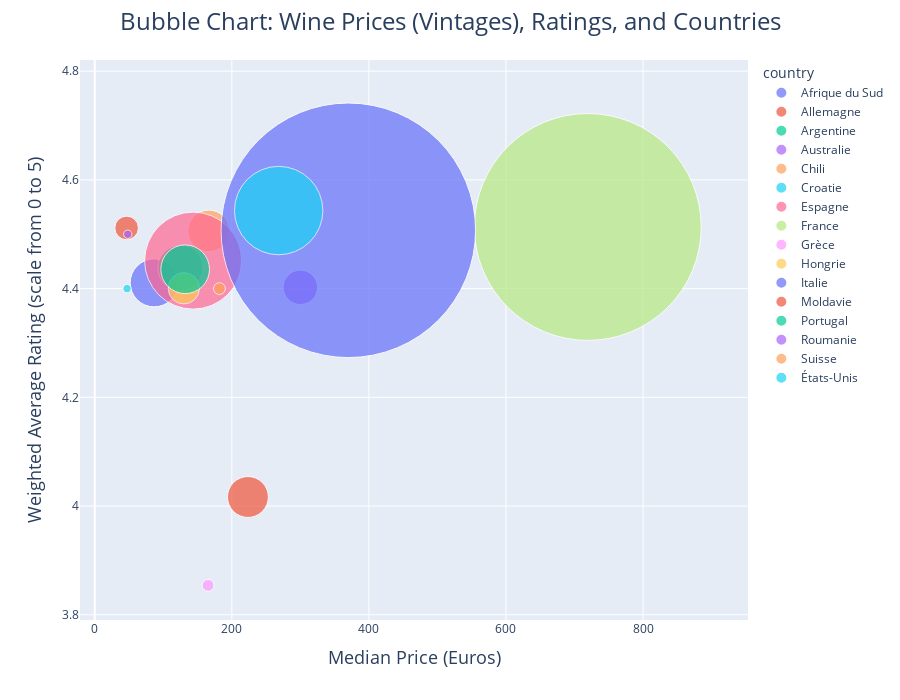

This figure's notebook cell:
### Markdown cell above
### Question 6: Bubble chart for countries information (wine count, average rating, median price)

### Code cell
selection_sales_df = selection_sales_df[selection_sales_df['country'] != 'Israël']

# Aggregating data per country
vint_agg_data = selection_sales_df.groupby('country').agg(
    median_price=('liter_price_euros', 'median'),
    weighted_avg_rating=('vintage_ratings_average', lambda x: (x * selection_sales_df.loc[x.index, 'vintage_rating_count']).sum() / selection_sales_df.loc[x.index, 'vintage_rating_count'].sum()),
    vintage_count=('vintage_name', 'count')
).reset_index()

# Bubble chart parameters
fig = px.scatter(
    vint_agg_data,
    x='median_price',
    y='weighted_avg_rating',
    size='vintage_count',
    color='country',
    hover_name='country',
    size_max=180,
    height=700
)

# Adjusting the titles and font sizes
fig.update_layout(
    title={
        'text': 'Bubble Chart: Wine Prices (Vintages), Ratings, and Countries',
        'font': {'size': 24}, 
        'x': 0.5,
        'xanchor': 'center'
    },
    xaxis_title={
        'text': 'Median Price (Euros)',
        'font': {'size': 18} 
    },
    yaxis_title={
        'text': 'Weighted Average Rating (scale from 0 to 5)',
        'font': {'size': 18} 
    }
)

fig.show()

### Figure 1 — Plotly figure (JSON) as saved in the notebook; plotly's stock layout.template omitted (floating-point values rounded to 4 significant figures)
{"data": [{"hovertemplate": "<b>%{hovertext}</b><br><br>country=Afrique du Sud<br>median_price=%{x}<br>weighted_avg_rating=%{y}<br>vintage_count=%{marker.size}<extra></extra>", "hovertext": ["Afrique du Sud"], "legendgroup": "Afrique du Sud", "marker": {"color": "#636efa", "size": [33], "sizemode": "area", "sizeref": 0.02867, "symbol": "circle"}, "mode": "markers", "name": "Afrique du Sud", "orientation": "v", "showlegend": true, "type": "scatter", "x": [86.67], "xaxis": "x", "y": [4.411], "yaxis": "y"}, {"hovertemplate": "<b>%{hovertext}</b><br><br>country=Allemagne<br>median_price=%{x}<br>weighted_avg_rating=%{y}<br>vintage_count=%{marker.size}<extra></extra>", "hovertext": ["Allemagne"], "legendgroup": "Allemagne", "marker": {"color": "#EF553B", "size": [24], "sizemode": "area", "sizeref": 0.02867, "symbol": "circle"}, "mode": "markers", "name": "Allemagne", "orientation": "v", "showlegend": true, "type": "scatter", "x": [223.5], "xaxis": "x", "y": [4.017], "yaxis": "y"}, {"hovertemplate": "<b>%{hovertext}</b><br><br>country=Argentine<br>median_price=%{x}<br>weighted_avg_rating=%{y}<br>vintage_count=%{marker.size}<extra></extra>", "hovertext": ["Argentine"], "legendgroup": "Argentine", "marker": {"color": "#00cc96", "size": [29], "sizemode": "area", "sizeref": 0.02867, "symbol": "circle"}, "mode": "markers", "name": "Argentine", "orientation": "v", "showlegend": true, "type": "scatter", "x": [124.9], "xaxis": "x", "y": [4.438], "yaxis": "y"}, {"hovertemplate": "<b>%{hovertext}</b><br><br>country=Australie<br>median_price=%{x}<br>weighted_avg_rating=%{y}<br>vintage_count=%{marker.size}<extra></extra>", "hovertext": ["Australie"], "legendgroup": "Australie", "marker": {"color": "#ab63fa", "size": [17], "sizemode": "area", "sizeref": 0.02867, "symbol": "circle"}, "mode": "markers", "name": "Australie", "orientation": "v", "showlegend": true, "type": "scatter", "x": [300], "xaxis": "x", "y": [4.402], "yaxis": "y"}, {"hovertemplate": "<b>%{hovertext}</b><br><br>country=Chili<br>median_price=%{x}<br>weighted_avg_rating=%{y}<br>vintage_count=%{marker.size}<extra></extra>", "hovertext": ["Chili"], "legendgroup": "Chili", "marker": {"color": "#FFA15A", "size": [25], "sizemode": "area", "sizeref": 0.02867, "symbol": "circle"}, "mode": "markers", "name": "Chili", "orientation": "v", "showlegend": true, "type": "scatter", "x": [166.2], "xaxis": "x", "y": [4.506], "yaxis": "y"}, {"hovertemplate": "<b>%{hovertext}</b><br><br>country=Croatie<br>median_price=%{x}<br>weighted_avg_rating=%{y}<br>vintage_count=%{marker.size}<extra></extra>", "hovertext": ["Croatie"], "legendgroup": "Croatie", "marker": {"color": "#19d3f3", "size": [1], "sizemode": "area", "sizeref": 0.02867, "symbol": "circle"}, "mode": "markers", "name": "Croatie", "orientation": "v", "showlegend": true, "type": "scatter", "x": [47.2], "xaxis": "x", "y": [4.4], "yaxis": "y"}, {"hovertemplate": "<b>%{hovertext}</b><br><br>country=Espagne<br>median_price=%{x}<br>weighted_avg_rating=%{y}<br>vintage_count=%{marker.size}<extra></extra>", "hovertext": ["Espagne"], "legendgroup": "Espagne", "marker": {"color": "#FF6692", "size": [135], "sizemode": "area", "sizeref": 0.02867, "symbol": "circle"}, "mode": "markers", "name": "Espagne", "orientation": "v", "showlegend": true, "type": "scatter", "x": [143.5], "xaxis": "x", "y": [4.452], "yaxis": "y"}, {"hovertemplate": "<b>%{hovertext}</b><br><br>country=France<br>median_price=%{x}<br>weighted_avg_rating=%{y}<br>vintage_count=%{marker.size}<extra></extra>", "hovertext": ["France"], "legendgroup": "France", "marker": {"color": "#B6E880", "size": [738], "sizemode": "area", "sizeref": 0.02867, "symbol": "circle"}, "mode": "markers", "name": "France", "orientation": "v", "showlegend": true, "type": "scatter", "x": [719.3], "xaxis": "x", "y": [4.513], "yaxis": "y"}, {"hovertemplate": "<b>%{hovertext}</b><br><br>country=Grèce<br>median_price=%{x}<br>weighted_avg_rating=%{y}<br>vintage_count=%{marker.size}<extra></extra>", "hovertext": ["Grèce"], "legendgroup": "Grèce", "marker": {"color": "#FF97FF", "size": [2], "sizemode": "area", "sizeref": 0.02867, "symbol": "circle"}, "mode": "markers", "name": "Grèce", "orientation": "v", "showlegend": true, "type": "scatter", "x": [165.3], "xaxis": "x", "y": [3.854], "yaxis": "y"}, {"hovertemplate": "<b>%{hovertext}</b><br><br>country=Hongrie<br>median_price=%{x}<br>weighted_avg_rating=%{y}<br>vintage_count=%{marker.size}<extra></extra>", "hovertext": ["Hongrie"], "legendgroup": "Hongrie", "marker": {"color": "#FECB52", "size": [14], "sizemode": "area", "sizeref": 0.02867, "symbol": "circle"}, "mode": "markers", "name": "Hongrie", "orientation": "v", "showlegend": true, "type": "scatter", "x": [130.0], "xaxis": "x", "y": [4.401], "yaxis": "y"}, {"hovertemplate": "<b>%{hovertext}</b><br><br>country=Italie<br>median_price=%{x}<br>weighted_avg_rating=%{y}<br>vintage_count=%{marker.size}<extra></extra>", "hovertext": ["Italie"], "legendgroup": "Italie", "marker": {"color": "#636efa", "size": [929], "sizemode": "area", "sizeref": 0.02867, "symbol": "circle"}, "mode": "markers", "name": "Italie", "orientation": "v", "showlegend": true, "type": "scatter", "x": [370], "xaxis": "x", "y": [4.507], "yaxis": "y"}, {"hovertemplate": "<b>%{hovertext}</b><br><br>country=Moldavie<br>median_price=%{x}<br>weighted_avg_rating=%{y}<br>vintage_count=%{marker.size}<extra></extra>", "hovertext": ["Moldavie"], "legendgroup": "Moldavie", "marker": {"color": "#EF553B", "size": [8], "sizemode": "area", "sizeref": 0.02867, "symbol": "circle"}, "mode": "markers", "name": "Moldavie", "orientation": "v", "showlegend": true, "type": "scatter", "x": [46.48], "xaxis": "x", "y": [4.512], "yaxis": "y"}, {"hovertemplate": "<b>%{hovertext}</b><br><br>country=Portugal<br>median_price=%{x}<br>weighted_avg_rating=%{y}<br>vintage_count=%{marker.size}<extra></extra>", "hovertext": ["Portugal"], "legendgroup": "Portugal", "marker": {"color": "#00cc96", "size": [34], "sizemode": "area", "sizeref": 0.02867, "symbol": "circle"}, "mode": "markers", "name": "Portugal", "orientation": "v", "showlegend": true, "type": "scatter", "x": [131.9], "xaxis": "x", "y": [4.436], "yaxis": "y"}, {"hovertemplate": "<b>%{hovertext}</b><br><br>country=Roumanie<br>median_price=%{x}<br>weighted_avg_rating=%{y}<br>vintage_count=%{marker.size}<extra></extra>", "hovertext": ["Roumanie"], "legendgroup": "Roumanie", "marker": {"color": "#ab63fa", "size": [1], "sizemode": "area", "sizeref": 0.02867, "symbol": "circle"}, "mode": "markers", "name": "Roumanie", "orientation": "v", "showlegend": true, "type": "scatter", "x": [48.11], "xaxis": "x", "y": [4.5], "yaxis": "y"}, {"hovertemplate": "<b>%{hovertext}</b><br><br>country=Suisse<br>median_price=%{x}<br>weighted_avg_rating=%{y}<br>vintage_count=%{marker.size}<extra></extra>", "hovertext": ["Suisse"], "legendgroup": "Suisse", "marker": {"color": "#FFA15A", "size": [2], "sizemode": "area", "sizeref": 0.02867, "symbol": "circle"}, "mode": "markers", "name": "Suisse", "orientation": "v", "showlegend": true, "type": "scatter", "x": [181.9], "xaxis": "x", "y": [4.4], "yaxis": "y"}, {"hovertemplate": "<b>%{hovertext}</b><br><br>country=États-Unis<br>median_price=%{x}<br>weighted_avg_rating=%{y}<br>vintage_count=%{marker.size}<extra></extra>", "hovertext": ["États-Unis"], "legendgroup": "États-Unis", "marker": {"color": "#19d3f3", "size": [112], "sizemode": "area", "sizeref": 0.02867, "symbol": "circle"}, "mode": "markers", "name": "États-Unis", "orientation": "v", "showlegend": true, "type": "scatter", "x": [268.3], "xaxis": "x", "y": [4.544], "yaxis": "y"}], "layout": {"height": 700, "legend": {"itemsizing": "constant", "title": {"text": "country"}, "tracegroupgap": 0}, "margin": {"t": 60}, "title": {"font": {"size": 24}, "text": "Bubble Chart: Wine Prices (Vintages), Ratings, and Countries", "x": 0.5, "xanchor": "center"}, "xaxis": {"anchor": "y", "domain": [0, 1], "title": {"font": {"size": 18}, "text": "Median Price (Euros)"}}, "yaxis": {"anchor": "x", "domain": [0, 1], "title": {"font": {"size": 18}, "text": "Weighted Average Rating (scale from 0 to 5)"}}}}
